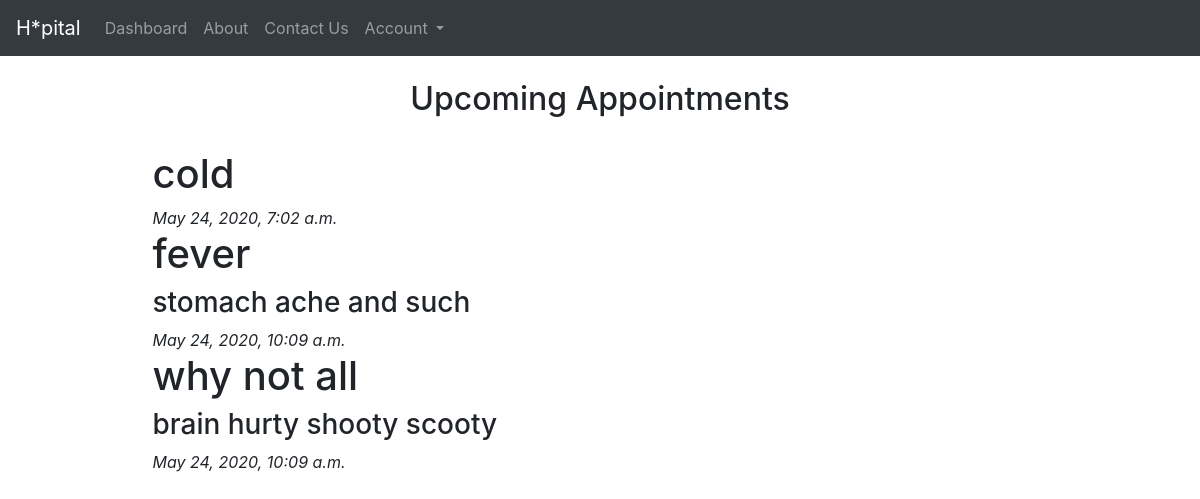
The app's page /appointments/ with its own data.
### appointments/models.py (models this page shows, shortened)
class AppointmentsList(models.Model):
    user = models.ForeignKey(User, null=True, on_delete=models.SET_NULL)
    problem = models.CharField(max_length=100, null=False)
    details = models.TextField(null=True, blank=True)
    draft_time = models.DateTimeField(auto_now=False, auto_now_add=False, null=True, blank=True)
    creation_time = models.DateTimeField(auto_now_add=True)
    updation_time = models.DateTimeField(auto_now=True)

### appointments/views.py (the view)
# urls.py: path('', aptmt_list_view),
def aptmt_list_view(request):
    qs = AppointmentsList.objects.all()
    template_name = 'appointments.html'
    context = {"object_list": qs, "title": "Upcoming Appointments"}
    return render(request, template_name, context)

### baseApp/templates/appointments.html
{% extends "base.html" %}
{% block content%}
    {% for object in object_list %}
        <h1>{{ object.problem }}</h1>
        <h3>{{ object.details }}</h3>
        <i>{{ object.creation_time }}</i>
    {% endfor %}
{% endblock %}

### baseApp/templates/base.html (shortened to what this page needs)
<!doctype html>
<html lang="en">
  <head>
    <link rel="stylesheet" href="https://stackpath.bootstrapcdn.com/bootstrap/4.5.0/css/bootstrap.min.css">
  </head>
    <body>
        {% include 'navbar.html' %}
        <div class="container">
            <div class="rows">
                <div class="col-6 mx-auto py-2 my-3" style="text-align: center; font-size: large;">
                    <h2>{{title}}</h2>
                </div>
            </div>
            <div class="col-10 mx-auto">
                {% block content%}{% endblock %}
            </div>
        </div>
    </body>
</html>

### baseApp/templates/navbar.html (shortened to what this page needs)
<nav class="navbar navbar-expand-lg navbar-dark bg-dark">
    <a class="navbar-brand" href="/">H*pital</a>
    <div class="collapse navbar-collapse" id="navbarSupportedContent">
        <ul class="navbar-nav mr-auto">
            <li class="nav-item">
                <a class="nav-link" href="/">Dashboard <span class="sr-only">(current)</span></a>
            </li>
            <li class="nav-item">
                <a class="nav-link" href="/about">About</a>
            </li>
            <li class="nav-item mr-auto d-flex">
                <a class="nav-link" href="/contact">Contact Us</a>
            </li>
            <li class="nav-item dropdown" style="left: 0;">
                <a class="nav-link dropdown-toggle" href="" id="navbarDropdown" role="button" data-toggle="dropdown" aria-haspopup="true" aria-expanded="false">
                    Account
                </a>
            </li>
        </ul>
    </div>
</nav>

### records on screen
AppointmentsList: problem "cold", creation_time "May 24, 2020, 7:02 a.m."
AppointmentsList: problem "fever", details "stomach ache and such", creation_time "May 24, 2020, 10:09 a.m."
AppointmentsList: problem "why not all", details "brain hurty shooty scooty", creation_time "May 24, 2020, 10:09 a.m."

### other values on screen
{{ title }} "Upcoming Appointments"
